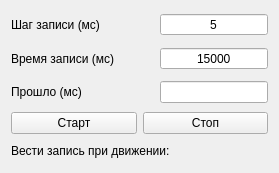
<?xml version="1.0" encoding="UTF-8"?>
<ui version="4.0">
 <class>RecordControlW</class>
 <widget class="QWidget" name="RecordControlW">
  <property name="geometry">
   <rect>
    <x>0</x>
    <y>0</y>
    <width>279</width>
    <height>173</height>
   </rect>
  </property>
  <property name="sizePolicy">
   <sizepolicy hsizetype="Expanding" vsizetype="Fixed">
    <horstretch>0</horstretch>
    <verstretch>0</verstretch>
   </sizepolicy>
  </property>
  <property name="windowTitle">
   <string>Form</string>
  </property>
  <layout class="QGridLayout" name="gridLayout_2">
   <property name="sizeConstraint">
    <enum>QLayout::SetDefaultConstraint</enum>
   </property>
   <item row="0" column="0">
    <layout class="QVBoxLayout" name="verticalLayout">
     <item>
      <layout class="QGridLayout" name="gridLayout">
       <property name="sizeConstraint">
        <enum>QLayout::SetFixedSize</enum>
       </property>
       <item row="0" column="0">
        <widget class="QLabel" name="label">
         <property name="sizePolicy">
          <sizepolicy hsizetype="Expanding" vsizetype="Expanding">
           <horstretch>0</horstretch>
           <verstretch>0</verstretch>
          </sizepolicy>
         </property>
         <property name="text">
          <string>Шаг записи (мс)</string>
         </property>
        </widget>
       </item>
       <item row="0" column="1">
        <widget class="QSpinBox" name="spinDelayRecord">
         <property name="sizePolicy">
          <sizepolicy hsizetype="Preferred" vsizetype="Fixed">
           <horstretch>0</horstretch>
           <verstretch>0</verstretch>
          </sizepolicy>
         </property>
         <property name="alignment">
          <set>Qt::AlignCenter</set>
         </property>
         <property name="buttonSymbols">
          <enum>QAbstractSpinBox::NoButtons</enum>
         </property>
         <property name="maximum">
          <number>100</number>
         </property>
         <property name="singleStep">
          <number>1</number>
         </property>
         <property name="value">
          <number>5</number>
         </property>
        </widget>
       </item>
       <item row="1" column="0">
        <widget class="QLabel" name="label_2">
         <property name="sizePolicy">
          <sizepolicy hsizetype="Expanding" vsizetype="Expanding">
           <horstretch>0</horstretch>
           <verstretch>0</verstretch>
          </sizepolicy>
         </property>
         <property name="text">
          <string>Время записи (мс)</string>
         </property>
        </widget>
       </item>
       <item row="1" column="1">
        <widget class="QSpinBox" name="spinTimeRecord">
         <property name="sizePolicy">
          <sizepolicy hsizetype="Preferred" vsizetype="Fixed">
           <horstretch>0</horstretch>
           <verstretch>0</verstretch>
          </sizepolicy>
         </property>
         <property name="alignment">
          <set>Qt::AlignCenter</set>
         </property>
         <property name="buttonSymbols">
          <enum>QAbstractSpinBox::NoButtons</enum>
         </property>
         <property name="maximum">
          <number>1000000</number>
         </property>
         <property name="value">
          <number>15000</number>
         </property>
        </widget>
       </item>
       <item row="2" column="0">
        <widget class="QLabel" name="label_3">
         <property name="sizePolicy">
          <sizepolicy hsizetype="Expanding" vsizetype="Expanding">
           <horstretch>0</horstretch>
           <verstretch>0</verstretch>
          </sizepolicy>
         </property>
         <property name="text">
          <string>Прошло (мс)</string>
         </property>
        </widget>
       </item>
       <item row="2" column="1">
        <widget class="QLineEdit" name="lineCurrentTime">
         <property name="sizePolicy">
          <sizepolicy hsizetype="Preferred" vsizetype="Fixed">
           <horstretch>0</horstretch>
           <verstretch>0</verstretch>
          </sizepolicy>
         </property>
         <property name="alignment">
          <set>Qt::AlignCenter</set>
         </property>
         <property name="readOnly">
          <bool>true</bool>
         </property>
        </widget>
       </item>
      </layout>
     </item>
     <item>
      <layout class="QHBoxLayout" name="horizontalLayout">
       <item>
        <widget class="QPushButton" name="ButtonStartRecord">
         <property name="text">
          <string>Старт</string>
         </property>
        </widget>
       </item>
       <item>
        <widget class="QPushButton" name="ButtonStopRecord">
         <property name="text">
          <string>Стоп</string>
         </property>
        </widget>
       </item>
      </layout>
     </item>
     <item>
      <layout class="QHBoxLayout" name="horizontalLayout_2">
       <item>
        <widget class="QLabel" name="label_4">
         <property name="text">
          <string>Вести запись при движении:</string>
         </property>
        </widget>
       </item>
       <item>
        <widget class="QPushButton" name="CheckWriteB">
         <property name="sizePolicy">
          <sizepolicy hsizetype="Fixed" vsizetype="Fixed">
           <horstretch>0</horstretch>
           <verstretch>0</verstretch>
          </sizepolicy>
         </property>
         <property name="styleSheet">
          <string notr="true">QPushButton:checked { background-color: rgb(240,240,240);; border: 0; border-style: outset; }</string>
         </property>
         <property name="text">
          <string/>
         </property>
         <property name="icon">
          <iconset resource="../MyResources.qrc">
           <normaloff>:/MyIcons/Icons/off.png</normaloff>
           <normalon>:/MyIcons/Icons/on.png</normalon>:/MyIcons/Icons/off.png</iconset>
         </property>
         <property name="iconSize">
          <size>
           <width>48</width>
           <height>16</height>
          </size>
         </property>
         <property name="checkable">
          <bool>true</bool>
         </property>
         <property name="checked">
          <bool>false</bool>
         </property>
         <property name="flat">
          <bool>true</bool>
         </property>
        </widget>
       </item>
      </layout>
     </item>
    </layout>
   </item>
  </layout>
 </widget>
 <resources>
  <include location="../MyResources.qrc"/>
 </resources>
 <connections/>
</ui>
